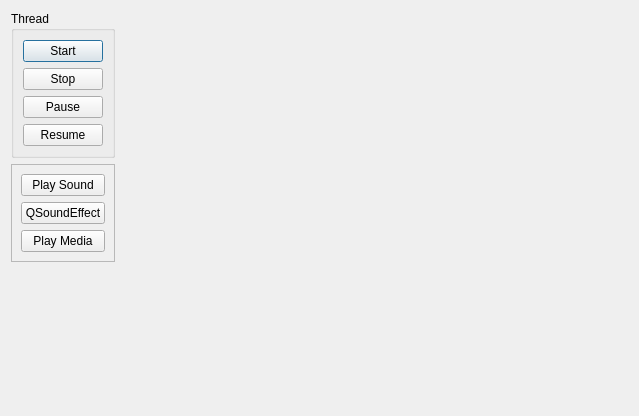
<?xml version="1.0" encoding="UTF-8"?>
<ui version="4.0">
 <class>DialogThread</class>
 <widget class="QDialog" name="DialogThread">
  <property name="geometry">
   <rect>
    <x>0</x>
    <y>0</y>
    <width>639</width>
    <height>416</height>
   </rect>
  </property>
  <property name="windowTitle">
   <string>Dialog</string>
  </property>
  <layout class="QHBoxLayout" name="horizontalLayout">
   <item>
    <layout class="QVBoxLayout" name="verticalLayout_2">
     <item>
      <widget class="QGroupBox" name="groupBox">
       <property name="title">
        <string>Thread</string>
       </property>
       <layout class="QVBoxLayout" name="verticalLayout">
        <item>
         <widget class="QPushButton" name="pushButton_StartThread">
          <property name="text">
           <string>Start</string>
          </property>
         </widget>
        </item>
        <item>
         <widget class="QPushButton" name="pushButton_StopThread">
          <property name="text">
           <string>Stop</string>
          </property>
         </widget>
        </item>
        <item>
         <widget class="QPushButton" name="pushButton_PauseThread">
          <property name="text">
           <string>Pause</string>
          </property>
         </widget>
        </item>
        <item>
         <widget class="QPushButton" name="pushButton_ResumeThread">
          <property name="text">
           <string>Resume</string>
          </property>
         </widget>
        </item>
       </layout>
      </widget>
     </item>
     <item>
      <widget class="QFrame" name="frame">
       <property name="frameShape">
        <enum>QFrame::StyledPanel</enum>
       </property>
       <property name="frameShadow">
        <enum>QFrame::Raised</enum>
       </property>
       <layout class="QVBoxLayout" name="verticalLayout_3">
        <item>
         <widget class="QPushButton" name="pushButton_PlaySound">
          <property name="text">
           <string>Play Sound</string>
          </property>
         </widget>
        </item>
        <item>
         <widget class="QPushButton" name="pushButton_QSoundEffect">
          <property name="text">
           <string>QSoundEffect</string>
          </property>
         </widget>
        </item>
        <item>
         <widget class="QPushButton" name="pushButton_PlayMedia">
          <property name="text">
           <string>Play Media</string>
          </property>
         </widget>
        </item>
       </layout>
      </widget>
     </item>
     <item>
      <spacer name="verticalSpacer">
       <property name="orientation">
        <enum>Qt::Vertical</enum>
       </property>
       <property name="sizeHint" stdset="0">
        <size>
         <width>20</width>
         <height>40</height>
        </size>
       </property>
      </spacer>
     </item>
    </layout>
   </item>
   <item>
    <widget class="QWidget" name="logger" native="true">
     <property name="sizePolicy">
      <sizepolicy hsizetype="Preferred" vsizetype="Preferred">
       <horstretch>1</horstretch>
       <verstretch>0</verstretch>
      </sizepolicy>
     </property>
    </widget>
   </item>
  </layout>
 </widget>
 <resources/>
 <connections/>
</ui>
